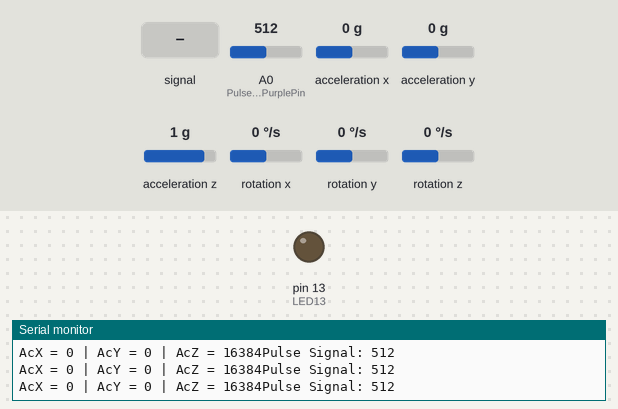
Simulated run of this sketch. Board: Arduino Uno, built with avr-gcc and run on an emulated ATmega328P. Shown: output pins drawn as LEDs (lit = HIGH), the last lines printed to the serial monitor. Wiring (inferred from the names in the program): MPU-6050 motion sensor at I2C address 0x68. Inputs (shaded band) come from the test bench; at power-on: A0 (PulseSensorPurplePin) = 512, acceleration x 0 g, acceleration y 0 g, acceleration z 1 g, rotation x 0 °/s, rotation y 0 °/s, rotation z 0 °/s.

Above: at 1.2 s.
1.3 s: A0 (PulseSensorPurplePin) fed a 200 Hz sine of ±81 counts around its level
4.3 s: A0 (PulseSensorPurplePin) set to 540
At 4.3 s:
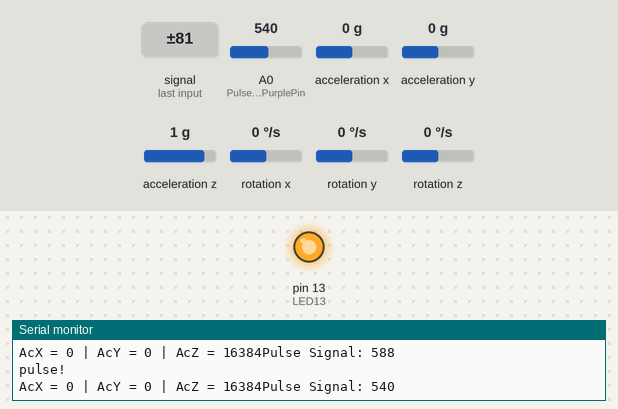
7.3 s: acceleration x set to -1.4 g
10.3 s: acceleration y set to -1.4 g
13.3 s: A0 (PulseSensorPurplePin) fed a 1000 Hz sine of ±255 counts around its level
At 13.7 s:
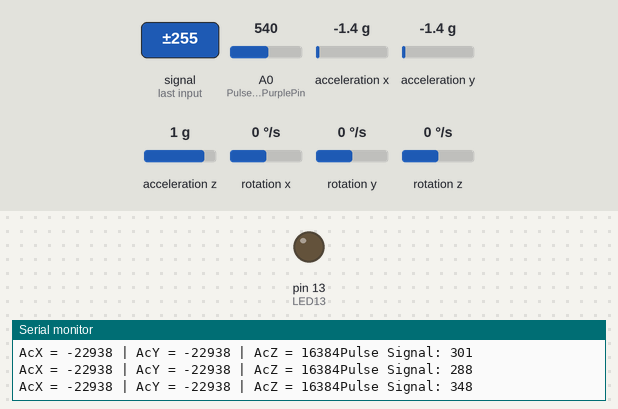
16.3 s: acceleration z set to -1.4 g
Timing chart, 0 to 20.3 s (numbered marks = the images above; inputs shaded):
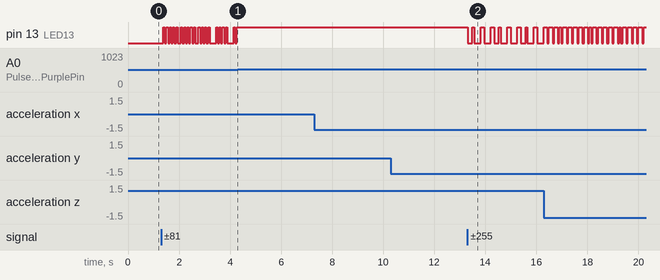

Measured:
- after the input at 4.3 s, pin 13 (LED13): stops changing and stays HIGH
- after the input at 13.3 s, pin 13 (LED13): HIGH → LOW at once, then repeats every 1.0 s: HIGH 0.07 s, 2 × (LOW 0.25 s, HIGH 0.14 s), LOW 0.19 s

The sketch:

pulse_acc.ino
```cpp
//https://www.filipeflop.com/blog/tutorial-acelerometro-mpu6050-arduino/
#include<Wire.h>

//PULSE SENSOR
int Signal;                // holds the incoming raw data. Signal value can range from 0-1024
int Threshold = 530;            // Determine which Signal to "count as a beat", and which to ingore.
int PulseSensorPurplePin = 0;        // Pulse Sensor PURPLE WIRE connected to ANALOG PIN 0

int LED13 = 13;   //  The on-board Arduion LED
//endereco I2C do MPU6050
const int MPU=0x68;
//variaveis de espaco
int AcX, AcY, AcZ, GyX, GyY, GyZ, Tmp;

void setup() {
  Serial.begin(9600);

  pinMode(LED13,OUTPUT);

  Wire.begin();
  Wire.beginTransmission(MPU);
  Wire.write(0x6B);

  //start mpu6050
  Wire.write(0);
  Wire.endTransmission(true);
}

void loop() {
  Signal = analogRead(PulseSensorPurplePin);
  Serial.print("Pulse Signal: ");
  Serial.println(Signal);

  if(Signal > Threshold){
    digitalWrite(LED13,HIGH);
    Serial.println("pulse!");
  }
  else{
    digitalWrite(LED13,LOW);
  }

  delay(10);


  Wire.beginTransmission(MPU);
  Wire.write(0x3B);
  Wire.endTransmission(false);
  //request data
  Wire.requestFrom(MPU,14,true);
  AcX=Wire.read()<<8|Wire.read();  //0x3B (ACCEL_XOUT_H) & 0x3C (ACCEL_XOUT_L)
  AcY=Wire.read()<<8|Wire.read();  //0x3D (ACCEL_YOUT_H) & 0x3E (ACCEL_YOUT_L)
  AcZ=Wire.read()<<8|Wire.read();  //0x3F (ACCEL_ZOUT_H) & 0x40 (ACCEL_ZOUT_L)
  Tmp=Wire.read()<<8|Wire.read();  //0x41 (TEMP_OUT_H) & 0x42 (TEMP_OUT_L)
  GyX=Wire.read()<<8|Wire.read();  //0x43 (GYRO_XOUT_H) & 0x44 (GYRO_XOUT_L)
  GyY=Wire.read()<<8|Wire.read();  //0x45 (GYRO_YOUT_H) & 0x46 (GYRO_YOUT_L)
  GyZ=Wire.read()<<8|Wire.read();  //0x47 (GYRO_ZOUT_H) & 0x48 (GYRO_ZOUT_L)


  //print

  Serial.print("AcX = "); Serial.print(AcX);
  Serial.print(" | AcY = "); Serial.print(AcY);
  Serial.print(" | AcZ = "); Serial.print(AcZ);
  //Serial.print(" | GyX = "); Serial.print(GyX);
  //Serial.print(" | GyY = "); Serial.print(GyY);
  //Serial.print(" | GyZ = "); Serial.print(GyZ);
  //Serial.println(" | Tmp = "); Serial.print(Tmp/340.00+36.53); //calculo ??


  delay(50);
}
```

pulse.ino
```cpp
// Inserir o programa para arduino juntamente com a biblioteca para o Pulse Sensor
```
